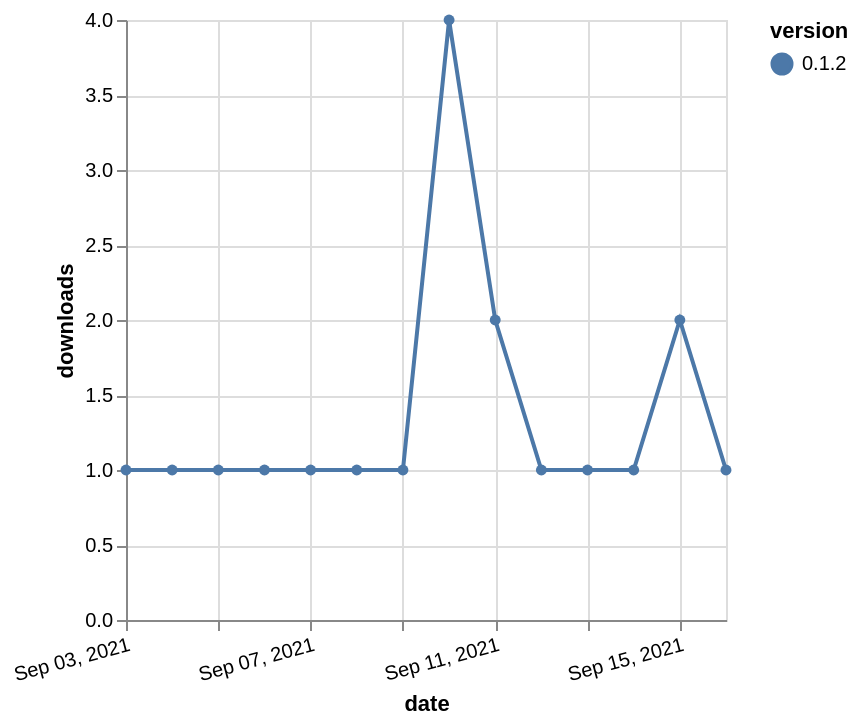

Source (Vega-Lite JSON):
### Vega-Lite specification from a JSON file in a GitHub repository (floating-point values rounded to 4 significant figures)
{"$schema": "https://vega.github.io/schema/vega-lite/v5.json", "description": "A simple bar chart with embedded data.", "data": {"values": [{"date": "2021-09-03", "total": 233, "delta": 1, "version": "0.1.2"}, {"date": "2021-09-04", "total": 234, "delta": 1, "version": "0.1.2"}, {"date": "2021-09-05", "total": 235, "delta": 1, "version": "0.1.2"}, {"date": "2021-09-06", "total": 236, "delta": 1, "version": "0.1.2"}, {"date": "2021-09-07", "total": 237, "delta": 1, "version": "0.1.2"}, {"date": "2021-09-08", "total": 238, "delta": 1, "version": "0.1.2"}, {"date": "2021-09-09", "total": 239, "delta": 1, "version": "0.1.2"}, {"date": "2021-09-10", "total": 243, "delta": 4, "version": "0.1.2"}, {"date": "2021-09-11", "total": 245, "delta": 2, "version": "0.1.2"}, {"date": "2021-09-12", "total": 246, "delta": 1, "version": "0.1.2"}, {"date": "2021-09-13", "total": 247, "delta": 1, "version": "0.1.2"}, {"date": "2021-09-14", "total": 248, "delta": 1, "version": "0.1.2"}, {"date": "2021-09-15", "total": 250, "delta": 2, "version": "0.1.2"}, {"date": "2021-09-16", "total": 251, "delta": 1, "version": "0.1.2"}]}, "width": "container", "mark": {"type": "line", "point": {"filled": true}}, "encoding": {"x": {"field": "date", "type": "temporal", "timeUnit": "yearmonthdate", "title": "date", "axis": {"labelAngle": -15}}, "y": {"field": "delta", "type": "quantitative", "title": "downloads"}, "color": {"field": "version", "type": "nominal"}, "tooltip": {"field": "delta"}}}
